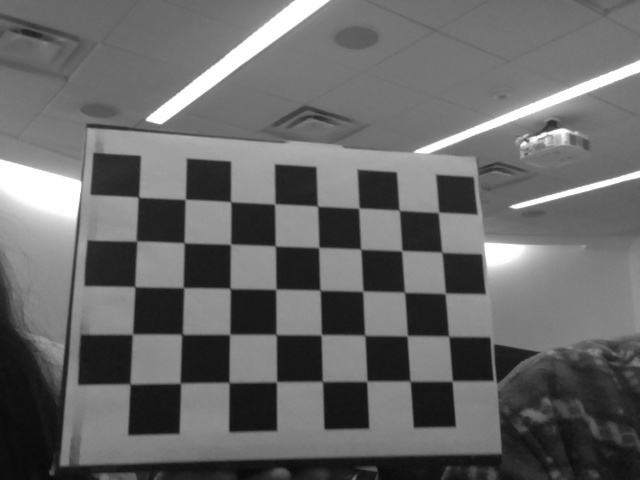
#> input picture Programs/PlaneAnamorphP/chessboardTest/frame-0.jpg, 640 x 480 px, found by its file name; the run also reads 1 picture not shown here
$ jupyter execute --allow-errors 1410_PlaneAnamorph.ipynb   (Python 2 division)   (older library calls are emulated)
#> lines starting #> are read from the running program, lines starting #| are printed output that depends on the picture; after the words box and inside, x2 and y2 are one past the last pixel; in counts of white or black regions, pixels touching at a corner belong together
# Plane Anamorphism

/**
 * Author: Van Mai Nguyen Thi
 * Senior Project
 * October 2014
 *
 * 1. Calibrate:
 *    a. Project a rectangle
 *    b. Camera: detect corners
 *    c. Generate homography H relating camera image and projector image
 * 2. Using the homography matrices, warp the image to create anamorphosis
 * 3. Projector: display the resulting image
 *
 */

[cell 1]
## Plane Anamorphism

'''
    Author: Van Mai Nguyen Thi
    Senior Project
    October 2014

    1. Calibrate:
+       a. Project a rectangle
+       b. Camera: detect corners
        c. Generate homography H relating camera image and projector image
    2. Using the HInv, warp the image to create the anamorphic image
    3. Projector: display the resulting image


Sources:
 - Video capture: from 'colect.py', from moodle2,bard.edu posted by Keith O'Hara.

'''

import numpy as np
import cv2

width = 640
height = 480

pic = cv2.imread('blank.jpg') #pic to be warped

img = cv2.imread('frame-0.jpg', cv2.CV_LOAD_IMAGE_GRAYSCALE)
#> img is the input picture: shape (480, 640); min 9, max 255, mean 103.6
dst = cv2.imread('frame-0.jpg', cv2.CV_LOAD_IMAGE_GRAYSCALE)
        #np.zeros((height,width,3), np.uint8)
#dst = cv2.imread('destination.jpg')
'''cv2.namedWindow('warped', cv2.WINDOW_NORMAL)
cv2.imshow('warped',img)'''

###########################
#cv2.cornerHarris(img, 2, 3, 0.04, dst, cv2.BORDER_CONSTANT)
'''dst = cv2.cornerHarris(img,5,9,0.04)

#result is dilated for marking the corners, not important
dst = cv2.dilate(dst,None)

# Threshold for an optimal value, it may vary depending on the image.
#img[dst>0.01*dst.max()]=[0,0,255]

cv2.imshow('dst',dst)'''

########################### Detect Corners
# I used goodFeaturesToTrack() because it is easier to get the top 4 corners,
# as well as specify the minimum distance between each feature
''' http://docs.opencv.org/modules/imgproc/doc/feature_detection.html '''
''' http://docs.opencv.org/modules/core/doc/drawing_functions.html '''
corners = cv2.goodFeaturesToTrack(img, 4, 0.01, height/20) # this is 3D!
#> corners = [[510, 206], [147, 119], [528, 141], [232, 203]]

for i in range(4):
    cv2.circle(dst, (corners[i][0][0],corners[i][0][1]), 10, (255,0,0), -1)
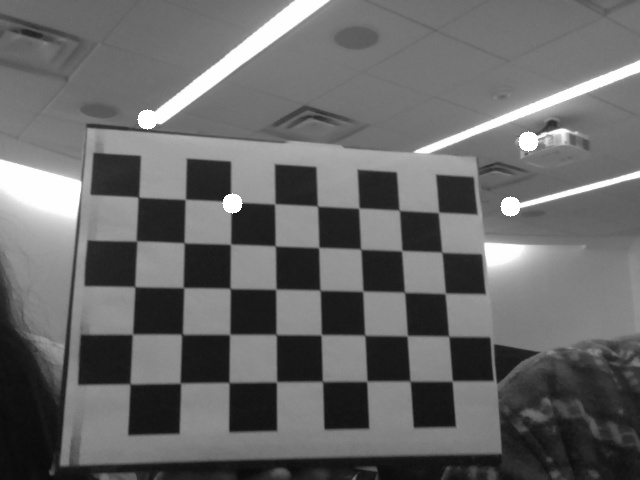
#> dst: shape (480, 640); 0.41% of pixels changed, all inside (x1, y1, x2, y2) = (137, 109, 539, 217)

cv2.imshow('dst',dst)

########################### Classify corners: top/bottom-left/right
# Get 2 leftmost, then among them get higher and lower corner
# Order of corners: from top-left clockwise
#   i.e. top-left, top-right, bottom-right, bottom-left

corners2 = corners
#> corners2 = [[510, 206], [147, 119], [528, 141], [232, 203]]
corners = np.empty((4,2)) # 2D array: 4 rows, 2 columns
minx1 = width
minx2 = width
idx1 = 0
idx2 = 0
for i in range(4):
    if corners2[i][0][0] < minx1:
        minx2 = minx1
        idx2 = idx1
        minx1 = corners2[i][0][0]
        idx1 = i
    elif corners2[i][0][0] < minx2:
        minx2 = corners2[i][0][0]
        idx2 = i
#> this loop made 4 passes
#> (minx2, minx1) on pass 2: (510, 147)
#> minx1 on pass 1: 510
#> after the loop, idx1 = 1; idx2 = 3; minx1 = 147; minx2 = 232

if corners2[idx1][0][1] <= corners2[idx2][0][1]:
    corners[0] = corners2[idx1][0]
    corners[3] = corners2[idx2][0]
else:
    corners[0] = corners2[idx2][0]
    corners[3] = corners2[idx1][0]

idx3 = 10
idx4 = 0
for i in range(4):
    if i != idx1 and i != idx2:
        if idx3 == 10:
            idx3 = i
        else:
            idx4 = i
#> after the loop, idx3 = 0

if corners2[idx3][0][1] <= corners2[idx4][0][1]:
    corners[1] = corners2[idx3][0]
    corners[2] = corners2[idx4][0]
else:
    corners[1] = corners2[idx4][0]
    corners[2] = corners2[idx3][0]

print(corners)

########################### Homography test
''' http://docs.scipy.org/doc/numpy/reference/routines.array-creation.html '''
'''H = np.mat(((0.004,-0.001,0.769),(-0.001,0.004,0.639),(0,0,0.012)))
#H = H*(1/0.012)
for y in range(height):
    for x in range(width):
        p = np.array([[x],[y],[1]])
        p = np.mat(p) # vertical
        p = H*p
        #if p[0][0] < anamorph
        #anamorph[y][x] = pic[y][x]
        if 0 < p[1][0]/p[2][0] < height and 0 < p[0][0]/p[2][0] < width:
            anamorph[int(p[1][0]/p[2][0])][int(p[0][0]/p[2][0])] = pic[y][x]

cv2.imshow('anamorph',anamorph)'''


########################### Generate homography H: projector image -> camera image
### based on Keith's lab about homographies
src_corners = np.array([[0.0,0.0], [width-1,0.0], [width-1,height-1], [0.0,height-1]])

H, mask = cv2.findHomography(src_corners, corners, cv2.RANSAC,5.0)
#> H = [[0.823, 0.366, 147], [0.095, 0.34, 119], [0.000429, 0.000811, 1]]; mask = [1, 1, 1, 1]
#matchesMask = mask.ravel().tolist()

#pts = np.float32([ [0,0],[0,h-1],[w-1,h-1],[w-1,0] ]).reshape(-1,1,2)
#dst = cv2.perspectiveTransform(pts,M)


'''a = np.empty((8,9))
for i in range(4):
    x = src_corners[i][0]
    y = src_corners[i][1]
    X = corners[i][0]
    Y = corners[i][1]
    l1 = [X, Y, 1, 0, 0, 0, -X*x, -Y*x, -x]
    l2 = [0, 0, 0, X, Y, 1, -X*y, -Y*y, -y]
    a[2*i] = l1
    a[2*i+1] = l2


A = np.mat(a)
print(A)
A = A.transpose()*A
values, vectors = np.linalg.eig(A)

print('values = '+str(values))
print('vectors = '+str(vectors))

mineigIdx = 0
for i in range(values.size):
    if (values[i] < values[mineigIdx]):
        mineigIdx = i

print('min eig = '+str(values[mineigIdx]))

H = vectors[mineigIdx].reshape((3,3))
print('H = '+str(H))'''

########################### Get H^{-1}: camera image -> projector image

HInv = np.linalg.inv(H)
#> HInv = [[1.4, -1.41, -37.16], [-0.252, 4.36, -482.1], [-0.000396, -0.00293, 1.41]]
print('HInv (inverse) = '+str(HInv))
#| HInv (inverse) = [[ 1.39772534e+00 -1.41436493e+00 -3.71561987e+01]
#|  [-2.51899651e-01  4.36244396e+00 -4.82101582e+02]
#|  [-3.95999539e-04 -2.92879652e-03  1.40673872e+00]]

# Check where corners will land to estimate best size for anamorph image
pts = np.array([[0.0, 0.0, 1],
                [pic.shape[0], 0, 1],
                [pic.shape[0], pic.shape[1], 1],
                [0, pic.shape[1], 1]])
pts2 = HInv.dot(pts.transpose())
#> pts2 = [[-37.16, 633.8, -271.4, -942.3], [-482.1, -603, 2189, 2309.9], [1.41, 1.22, -0.658, -0.468]]
print pts2
#| [[-3.71561987e+01  6.33751966e+02 -2.71441589e+02 -9.42349754e+02]
#|  [-4.82101582e+02 -6.03013415e+02  2.18895072e+03  2.30986255e+03]
#|  [ 1.40673872e+00  1.21665894e+00 -6.57770831e-01 -4.67691052e-01]]
pts2 /= pts2[2]
#> pts2 = [[-26.41, 520.9, 412.7, 2014.9], [-342.7, -495.6, -3327.8, -4938.9], [1, 1, 1, 1]]
pts2 = pts2.transpose()
#> pts2 = [[-26.41, -342.7, 1], [520.9, -495.6, 1], [412.7, -3327.8, 1], [2014.9, -4938.9, 1]]
left = min(pts2[0][0], pts2[3][0])
#> left = -26.41
right = max(pts2[1][0], pts2[2][0])
#> right = 520.9
top = min(pts2[0][1], pts2[1][1])
#> top = -495.6
bottom = max(pts2[2][1], pts2[3][1])
#> bottom = -3327.8

#> (the rest of this cell did not finish here and is left out)
